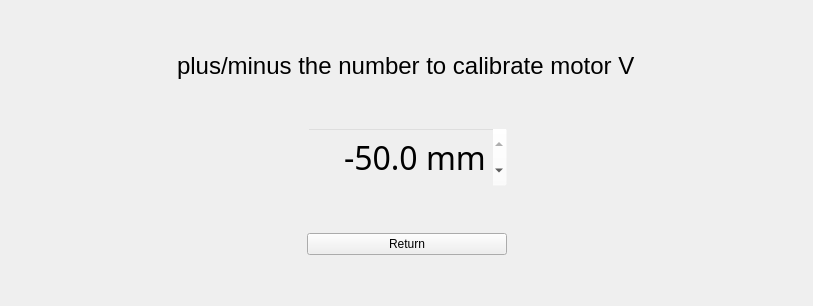
          <widget class="QWidget" name="page_8">
           <layout class="QGridLayout" name="gridLayout_26">
            <item row="3" column="2">
             <spacer name="horizontalSpacer_17">
              <property name="orientation">
               <enum>Qt::Horizontal</enum>
              </property>
              <property name="sizeHint" stdset="0">
               <size>
                <width>289</width>
                <height>20</height>
               </size>
              </property>
             </spacer>
            </item>
            <item row="6" column="1">
             <spacer name="verticalSpacer_21">
              <property name="orientation">
               <enum>Qt::Vertical</enum>
              </property>
              <property name="sizeHint" stdset="0">
               <size>
                <width>20</width>
                <height>40</height>
               </size>
              </property>
             </spacer>
            </item>
            <item row="5" column="2">
             <spacer name="horizontalSpacer_19">
              <property name="orientation">
               <enum>Qt::Horizontal</enum>
              </property>
              <property name="sizeHint" stdset="0">
               <size>
                <width>289</width>
                <height>20</height>
               </size>
              </property>
             </spacer>
            </item>
            <item row="5" column="1">
             <widget class="QPushButton" name="pushButton_42">
              <property name="text">
               <string>Return</string>
              </property>
             </widget>
            </item>
            <item row="2" column="0">
             <spacer name="verticalSpacer_27">
              <property name="orientation">
               <enum>Qt::Vertical</enum>
              </property>
              <property name="sizeHint" stdset="0">
               <size>
                <width>20</width>
                <height>40</height>
               </size>
              </property>
             </spacer>
            </item>
            <item row="3" column="1">
             <widget class="QDoubleSpinBox" name="doubleSpinBox">
              <property name="minimumSize">
               <size>
                <width>200</width>
                <height>60</height>
               </size>
              </property>
              <property name="font">
               <font>
                <family>Adobe Heiti Std</family>
                <pointsize>24</pointsize>
               </font>
              </property>
              <property name="focusPolicy">
               <enum>Qt::NoFocus</enum>
              </property>
              <property name="contextMenuPolicy">
               <enum>Qt::DefaultContextMenu</enum>
              </property>
              <property name="styleSheet">
               <string notr="true">background-color: rgba(255, 255, 255,0);</string>
              </property>
              <property name="wrapping">
               <bool>false</bool>
              </property>
              <property name="frame">
               <bool>true</bool>
              </property>
              <property name="alignment">
               <set>Qt::AlignRight|Qt::AlignTrailing|Qt::AlignVCenter</set>
              </property>
              <property name="buttonSymbols">
               <enum>QAbstractSpinBox::UpDownArrows</enum>
              </property>
              <property name="accelerated">
               <bool>true</bool>
              </property>
              <property name="correctionMode">
               <enum>QAbstractSpinBox::CorrectToNearestValue</enum>
              </property>
              <property name="showGroupSeparator" stdset="0">
               <bool>false</bool>
              </property>
              <property name="suffix">
               <string> mm</string>
              </property>
              <property name="decimals">
               <number>1</number>
              </property>
              <property name="minimum">
               <double>-70.000000000000000</double>
              </property>
              <property name="maximum">
               <double>-50.000000000000000</double>
              </property>
              <property name="singleStep">
               <double>0.200000000000000</double>
              </property>
             </widget>
            </item>
            <item row="5" column="0">
             <spacer name="horizontalSpacer_18">
              <property name="orientation">
               <enum>Qt::Horizontal</enum>
              </property>
              <property name="sizeHint" stdset="0">
               <size>
                <width>290</width>
                <height>20</height>
               </size>
              </property>
             </spacer>
            </item>
            <item row="1" column="0" colspan="3">
             <widget class="QLineEdit" name="lineEdit_7">
              <property name="styleSheet">
               <string notr="true">background-color: rgba(255, 255, 255,0);
font:24px;</string>
              </property>
              <property name="text">
               <string>plus/minus the number to calibrate motor V</string>
              </property>
              <property name="frame">
               <bool>false</bool>
              </property>
              <property name="alignment">
               <set>Qt::AlignCenter</set>
              </property>
              <property name="dragEnabled">
               <bool>false</bool>
              </property>
              <property name="readOnly">
               <bool>true</bool>
              </property>
             </widget>
            </item>
            <item row="0" column="0">
             <spacer name="verticalSpacer_22">
              <property name="orientation">
               <enum>Qt::Vertical</enum>
              </property>
              <property name="sizeHint" stdset="0">
               <size>
                <width>20</width>
                <height>40</height>
               </size>
              </property>
             </spacer>
            </item>
            <item row="4" column="1">
             <spacer name="verticalSpacer_28">
              <property name="orientation">
               <enum>Qt::Vertical</enum>
              </property>
              <property name="sizeHint" stdset="0">
               <size>
                <width>20</width>
                <height>40</height>
               </size>
              </property>
             </spacer>
            </item>
            <item row="3" column="0">
             <spacer name="horizontalSpacer_20">
              <property name="orientation">
               <enum>Qt::Horizontal</enum>
              </property>
              <property name="sizeHint" stdset="0">
               <size>
                <width>40</width>
                <height>20</height>
               </size>
              </property>
             </spacer>
            </item>
           </layout>
          </widget>
